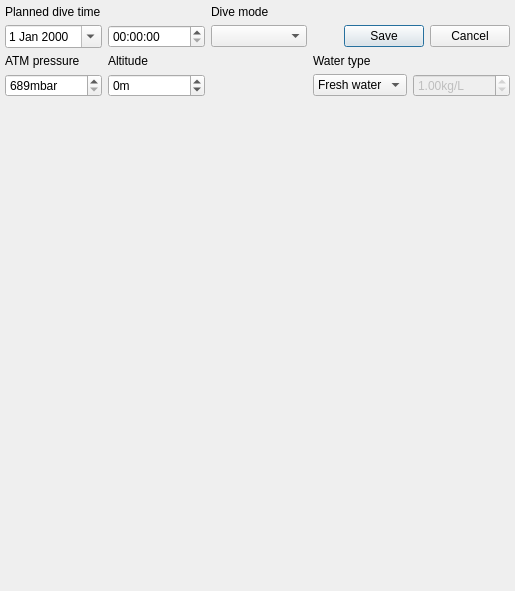
<?xml version="1.0" encoding="UTF-8"?>
<ui version="4.0">
 <class>DivePlanner</class>
 <widget class="QWidget" name="DivePlanner">
  <property name="enabled">
   <bool>true</bool>
  </property>
  <property name="geometry">
   <rect>
    <x>0</x>
    <y>0</y>
    <width>515</width>
    <height>591</height>
   </rect>
  </property>
  <layout class="QGridLayout" name="gridLayout">
   <property name="leftMargin">
    <number>5</number>
   </property>
   <property name="topMargin">
    <number>5</number>
   </property>
   <property name="rightMargin">
    <number>5</number>
   </property>
   <property name="bottomMargin">
    <number>5</number>
   </property>
   <property name="spacing">
    <number>0</number>
   </property>
   <item row="6" column="1">
    <widget class="QScrollArea" name="scrollArea">
     <property name="frameShape">
      <enum>QFrame::NoFrame</enum>
     </property>
     <property name="frameShadow">
      <enum>QFrame::Plain</enum>
     </property>
     <property name="widgetResizable">
      <bool>true</bool>
     </property>
     <widget class="QWidget" name="scrollAreaWidgetContents">
      <property name="geometry">
       <rect>
        <x>0</x>
        <y>0</y>
        <width>505</width>
        <height>581</height>
       </rect>
      </property>
      <layout class="QGridLayout" name="gridLayout_2">
       <property name="leftMargin">
        <number>0</number>
       </property>
       <property name="topMargin">
        <number>0</number>
       </property>
       <property name="rightMargin">
        <number>0</number>
       </property>
       <property name="bottomMargin">
        <number>0</number>
       </property>
       <item row="0" column="0" colspan="2">
        <widget class="QLabel" name="label">
         <property name="sizePolicy">
          <sizepolicy hsizetype="Expanding" vsizetype="Preferred">
           <horstretch>0</horstretch>
           <verstretch>0</verstretch>
          </sizepolicy>
         </property>
         <property name="text">
          <string>Planned dive time</string>
         </property>
        </widget>
       </item>
       <item row="1" column="0">
        <widget class="QDateEdit" name="dateEdit">
         <property name="sizePolicy">
          <sizepolicy hsizetype="Expanding" vsizetype="Fixed">
           <horstretch>0</horstretch>
           <verstretch>0</verstretch>
          </sizepolicy>
         </property>
         <property name="calendarPopup">
          <bool>true</bool>
         </property>
        </widget>
       </item>
       <item row="1" column="1">
        <widget class="QTimeEdit" name="startTime">
         <property name="sizePolicy">
          <sizepolicy hsizetype="Expanding" vsizetype="Fixed">
           <horstretch>0</horstretch>
           <verstretch>0</verstretch>
          </sizepolicy>
         </property>
        </widget>
       </item>
       <item row="0" column="2">
        <widget class="QLabel" name="label_4">
         <property name="sizePolicy">
          <sizepolicy hsizetype="Expanding" vsizetype="Preferred">
           <horstretch>0</horstretch>
           <verstretch>0</verstretch>
          </sizepolicy>
         </property>
         <property name="text">
          <string>Dive mode</string>
         </property>
        </widget>
       </item>
       <item row="1" column="2">
	<widget class="QComboBox" name="divemode">
         <property name="currentText">
          <string/>
         </property>
         <property name="maxVisibleItems">
          <number>6</number>
         </property>
        </widget>
       </item>
       <item row="1" column="3" colspan="2">
        <widget class="QDialogButtonBox" name="buttonBox">
         <property name="sizePolicy">
          <sizepolicy hsizetype="Expanding" vsizetype="Fixed">
           <horstretch>0</horstretch>
           <verstretch>0</verstretch>
          </sizepolicy>
         </property>
         <property name="standardButtons">
          <set>QDialogButtonBox::Cancel|QDialogButtonBox::Save</set>
         </property>
        </widget>
       </item>
       <item row="2" column="0">
        <widget class="QLabel" name="label_2">
         <property name="text">
          <string>ATM pressure</string>
         </property>
        </widget>
       </item>
       <item row="2" column="1">
        <widget class="QLabel" name="label_7">
         <property name="text">
          <string>Altitude</string>
         </property>
        </widget>
       </item>

       <item row="2" column="3">
        <widget class="QLabel" name="label_3">
         <property name="text">
          <string>Water type</string>
         </property>
        </widget>
       </item>
       <item row="3" column="0">
        <widget class="QSpinBox" name="ATMPressure">
         <property name="sizePolicy">
          <sizepolicy hsizetype="Expanding" vsizetype="Fixed">
           <horstretch>0</horstretch>
           <verstretch>0</verstretch>
          </sizepolicy>
         </property>
         <property name="suffix">
          <string>mbar</string>
         </property>
         <property name="minimum">
          <number>689</number>
         </property>
         <property name="maximum">
          <number>1100</number>
         </property>
        </widget>
       </item>
       <item row="3" column="1">
        <widget class="QSpinBox" name="atmHeight">
         <property name="sizePolicy">
          <sizepolicy hsizetype="Expanding" vsizetype="Fixed">
           <horstretch>0</horstretch>
           <verstretch>0</verstretch>
          </sizepolicy>
         </property>
         <property name="suffix">
          <string>m</string>
         </property>
         <property name="minimum">
          <number>-100</number>
         </property>
         <property name="maximum">
          <number>3000</number>
         </property>
         <property name="singleStep">
          <number>10</number>
         </property>
        </widget>
       </item>
       <item row="3" column="3">
        <widget class="QComboBox" name="waterType">
         <item>
          <property name="text">
           <string>Fresh water</string>
          </property>
         </item>
         <item>
          <property name="text">
           <string>Sea water</string>
          </property>
         </item>
         <item>
          <property name="text">
           <string>EN13319</string>
          </property>
         </item>
         <item>
          <property name="text">
           <string>Custom</string>
          </property>
         </item>
        </widget>
       </item>
       <item row="3" column="4">
        <widget class="QDoubleSpinBox" name="customSalinity">
         <property name="enabled">
          <bool>false</bool>
         </property>
         <property name="sizePolicy">
          <sizepolicy hsizetype="Expanding" vsizetype="Fixed">
           <horstretch>0</horstretch>
           <verstretch>0</verstretch>
          </sizepolicy>
         </property>
         <property name="maximumSize">
          <size>
           <width>100</width>
           <height>16777215</height>
          </size>
         </property>
         <property name="toolTip">
          <string extracomment="Custom water density"/>
         </property>
         <property name="suffix">
          <string>kg/L</string>
         </property>
         <property name="minimum">
          <double>0.990000000000000</double>
         </property>
         <property name="maximum">
          <double>1.300000000000000</double>
         </property>
         <property name="singleStep">
          <double>0.010000000000000</double>
         </property>
         <property name="value">
          <double>1.000000000000000</double>
         </property>
         <property name="decimals">
          <double>3</double>
         </property>
        </widget>
       </item>
       <item row="4" column="0" colspan="5">
        <widget class="TableView" name="cylinderTableWidget" native="true">
         <property name="sizePolicy">
          <sizepolicy hsizetype="MinimumExpanding" vsizetype="Fixed">
           <horstretch>0</horstretch>
           <verstretch>0</verstretch>
          </sizepolicy>
         </property>
         <property name="minimumSize">
          <size>
           <width>0</width>
           <height>50</height>
          </size>
         </property>
        </widget>
       </item>
       <item row="5" column="0" colspan="5">
        <widget class="TableView" name="tableWidget" native="true">
         <property name="sizePolicy">
          <sizepolicy hsizetype="MinimumExpanding" vsizetype="MinimumExpanding">
           <horstretch>0</horstretch>
           <verstretch>0</verstretch>
          </sizepolicy>
         </property>
         <property name="minimumSize">
          <size>
           <width>0</width>
           <height>50</height>
          </size>
         </property>
        </widget>
       </item>
      </layout>
     </widget>
    </widget>
   </item>
  </layout>
 </widget>
 <customwidgets>
  <customwidget>
   <class>TableView</class>
   <extends>QWidget</extends>
   <header>desktop-widgets/tableview.h</header>
   <container>1</container>
  </customwidget>
 </customwidgets>
 <tabstops>
  <tabstop>startTime</tabstop>
  <tabstop>divemode</tabstop>
  <tabstop>buttonBox</tabstop>
  <tabstop>scrollArea</tabstop>
 </tabstops>
 <resources/>
 <connections/>
</ui>
